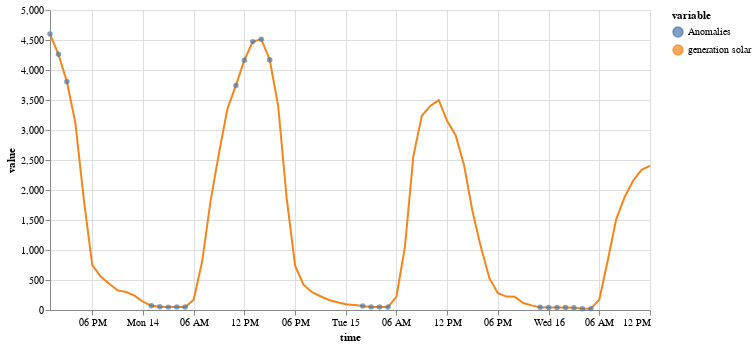

Source (notebook cell):
### Code cell
(
    on.Plot(test[:72])
    .add(on.marks.line)
    .add(on.marks.mark, data=detected_test[:72].rename({"generation solar": "Anomalies"}), type="dot")
    .properties(width=600, height=300)
    .show()
)

### Figure 1 — Vega specification as saved in the notebook (floating-point values rounded to 4 significant figures)
{"$schema": "https://vega.github.io/schema/vega/v5.json", "data": [{"name": "source_0", "values": [{"time": "2015-09-13T13:00:00.000", "variable": "generation solar", "value": 4599.0}, {"time": "2015-09-13T14:00:00.000", "variable": "generation solar", "value": 4261.0}, {"time": "2015-09-13T15:00:00.000", "variable": "generation solar", "value": 3805.0}, {"time": "2015-09-13T16:00:00.000", "variable": "generation solar", "value": 3118.0}, {"time": "2015-09-13T17:00:00.000", "variable": "generation solar", "value": 1844.0}, {"time": "2015-09-13T18:00:00.000", "variable": "generation solar", "value": 747.0}, {"time": "2015-09-13T19:00:00.000", "variable": "generation solar", "value": 557.0}, {"time": "2015-09-13T20:00:00.000", "variable": "generation solar", "value": 436.0}, {"time": "2015-09-13T21:00:00.000", "variable": "generation solar", "value": 327.0}, {"time": "2015-09-13T22:00:00.000", "variable": "generation solar", "value": 300.0}, {"time": "2015-09-13T23:00:00.000", "variable": "generation solar", "value": 240.0}, {"time": "2015-09-14T00:00:00.000", "variable": "generation solar", "value": 138.0}, {"time": "2015-09-14T01:00:00.000", "variable": "generation solar", "value": 69.0}, {"time": "2015-09-14T02:00:00.000", "variable": "generation solar", "value": 55.0}, {"time": "2015-09-14T03:00:00.000", "variable": "generation solar", "value": 48.0}, {"time": "2015-09-14T04:00:00.000", "variable": "generation solar", "value": 52.0}, {"time": "2015-09-14T05:00:00.000", "variable": "generation solar", "value": 51.0}, {"time": "2015-09-14T06:00:00.000", "variable": "generation solar", "value": 170.0}, {"time": "2015-09-14T07:00:00.000", "variable": "generation solar", "value": 803.0}, {"time": "2015-09-14T08:00:00.000", "variable": "generation solar", "value": 1816.0}, {"time": "2015-09-14T09:00:00.000", "variable": "generation solar", "value": 2619.0}, {"time": "2015-09-14T10:00:00.000", "variable": "generation solar", "value": 3354.0}, {"time": "2015-09-14T11:00:00.000", "variable": "generation solar", "value": 3743.0}, {"time": "2015-09-14T12:00:00.000", "variable": "generation solar", "value": 4164.0}, {"time": "2015-09-14T13:00:00.000", "variable": "generation solar", "value": 4473.0}, {"time": "2015-09-14T14:00:00.000", "variable": "generation solar", "value": 4514.0}, {"time": "2015-09-14T15:00:00.000", "variable": "generation solar", "value": 4171.0}, {"time": "2015-09-14T16:00:00.000", "variable": "generation solar", "value": 3403.0}, {"time": "2015-09-14T17:00:00.000", "variable": "generation solar", "value": 1872.0}, {"time": "2015-09-14T18:00:00.000", "variable": "generation solar", "value": 743.0}, {"time": "2015-09-14T19:00:00.000", "variable": "generation solar", "value": 421.0}, {"time": "2015-09-14T20:00:00.000", "variable": "generation solar", "value": 296.0}, {"time": "2015-09-14T21:00:00.000", "variable": "generation solar", "value": 229.0}, {"time": "2015-09-14T22:00:00.000", "variable": "generation solar", "value": 167.0}, {"time": "2015-09-14T23:00:00.000", "variable": "generation solar", "value": 128.0}, {"time": "2015-09-15T00:00:00.000", "variable": "generation solar", "value": 96.0}, {"time": "2015-09-15T01:00:00.000", "variable": "generation solar", "value": 83.0}, {"time": "2015-09-15T02:00:00.000", "variable": "generation solar", "value": 66.0}, {"time": "2015-09-15T03:00:00.000", "variable": "generation solar", "value": 52.0}, {"time": "2015-09-15T04:00:00.000", "variable": "generation solar", "value": 51.0}, {"time": "2015-09-15T05:00:00.000", "variable": "generation solar", "value": 49.0}, {"time": "2015-09-15T06:00:00.000", "variable": "generation solar", "value": 225.0}, {"time": "2015-09-15T07:00:00.000", "variable": "generation solar", "value": 1052.0}, {"time": "2015-09-15T08:00:00.000", "variable": "generation solar", "value": 2569.0}, {"time": "2015-09-15T09:00:00.000", "variable": "generation solar", "value": 3237.0}, {"time": "2015-09-15T10:00:00.000", "variable": "generation solar", "value": 3401.0}, {"time": "2015-09-15T11:00:00.000", "variable": "generation solar", "value": 3498.0}, {"time": "2015-09-15T12:00:00.000", "variable": "generation solar", "value": 3149.0}, {"time": "2015-09-15T13:00:00.000", "variable": "generation solar", "value": 2914.0}, {"time": "2015-09-15T14:00:00.000", "variable": "generation solar", "value": 2412.0}, {"time": "2015-09-15T15:00:00.000", "variable": "generation solar", "value": 1640.0}, {"time": "2015-09-15T16:00:00.000", "variable": "generation solar", "value": 1044.0}, {"time": "2015-09-15T17:00:00.000", "variable": "generation solar", "value": 529.0}, {"time": "2015-09-15T18:00:00.000", "variable": "generation solar", "value": 281.0}, {"time": "2015-09-15T19:00:00.000", "variable": "generation solar", "value": 224.0}, {"time": "2015-09-15T20:00:00.000", "variable": "generation solar", "value": 220.0}, {"time": "2015-09-15T21:00:00.000", "variable": "generation solar", "value": 116.0}, {"time": "2015-09-15T22:00:00.000", "variable": "generation solar", "value": 77.0}, {"time": "2015-09-15T23:00:00.000", "variable": "generation solar", "value": 44.0}, {"time": "2015-09-16T00:00:00.000", "variable": "generation solar", "value": 41.0}, {"time": "2015-09-16T01:00:00.000", "variable": "generation solar", "value": 42.0}, {"time": "2015-09-16T02:00:00.000", "variable": "generation solar", "value": 42.0}, {"time": "2015-09-16T03:00:00.000", "variable": "generation solar", "value": 37.0}, {"time": "2015-09-16T04:00:00.000", "variable": "generation solar", "value": 22.0}, {"time": "2015-09-16T05:00:00.000", "variable": "generation solar", "value": 23.0}, {"time": "2015-09-16T06:00:00.000", "variable": "generation solar", "value": 171.0}, {"time": "2015-09-16T07:00:00.000", "variable": "generation solar", "value": 824.0}, {"time": "2015-09-16T08:00:00.000", "variable": "generation solar", "value": 1512.0}, {"time": "2015-09-16T09:00:00.000", "variable": "generation solar", "value": 1883.0}, {"time": "2015-09-16T10:00:00.000", "variable": "generation solar", "value": 2155.0}, {"time": "2015-09-16T11:00:00.000", "variable": "generation solar", "value": 2337.0}, {"time": "2015-09-16T12:00:00.000", "variable": "generation solar", "value": 2402.0}], "transform": [{"type": "formula", "expr": "toDate(datum['time'])", "as": "time"}]}, {"name": "source_1", "values": [{"time": "2015-09-13T13:00:00.000", "value": 4599.0, "variable": "Anomalies"}, {"time": "2015-09-13T14:00:00.000", "value": 4261.0, "variable": "Anomalies"}, {"time": "2015-09-13T15:00:00.000", "value": 3805.0, "variable": "Anomalies"}, {"time": "2015-09-14T01:00:00.000", "value": 69.0, "variable": "Anomalies"}, {"time": "2015-09-14T02:00:00.000", "value": 55.0, "variable": "Anomalies"}, {"time": "2015-09-14T03:00:00.000", "value": 48.0, "variable": "Anomalies"}, {"time": "2015-09-14T04:00:00.000", "value": 52.0, "variable": "Anomalies"}, {"time": "2015-09-14T05:00:00.000", "value": 51.0, "variable": "Anomalies"}, {"time": "2015-09-14T11:00:00.000", "value": 3743.0, "variable": "Anomalies"}, {"time": "2015-09-14T12:00:00.000", "value": 4164.0, "variable": "Anomalies"}, {"time": "2015-09-14T13:00:00.000", "value": 4473.0, "variable": "Anomalies"}, {"time": "2015-09-14T14:00:00.000", "value": 4514.0, "variable": "Anomalies"}, {"time": "2015-09-14T15:00:00.000", "value": 4171.0, "variable": "Anomalies"}, {"time": "2015-09-15T02:00:00.000", "value": 66.0, "variable": "Anomalies"}, {"time": "2015-09-15T03:00:00.000", "value": 52.0, "variable": "Anomalies"}, {"time": "2015-09-15T04:00:00.000", "value": 51.0, "variable": "Anomalies"}, {"time": "2015-09-15T05:00:00.000", "value": 49.0, "variable": "Anomalies"}, {"time": "2015-09-15T23:00:00.000", "value": 44.0, "variable": "Anomalies"}, {"time": "2015-09-16T00:00:00.000", "value": 41.0, "variable": "Anomalies"}, {"time": "2015-09-16T01:00:00.000", "value": 42.0, "variable": "Anomalies"}, {"time": "2015-09-16T02:00:00.000", "value": 42.0, "variable": "Anomalies"}, {"time": "2015-09-16T03:00:00.000", "value": 37.0, "variable": "Anomalies"}, {"time": "2015-09-16T04:00:00.000", "value": 22.0, "variable": "Anomalies"}, {"time": "2015-09-16T05:00:00.000", "value": 23.0, "variable": "Anomalies"}], "transform": [{"type": "formula", "expr": "toDate(datum['time'])", "as": "time"}]}, {"name": "source_0_color_domain_variable_0", "values": [{"variable": "generation solar"}]}, {"name": "source_1_color_domain_variable_1", "values": [{"variable": "Anomalies"}]}], "marks": [{"type": "group", "name": "layer_0_pathgroup", "from": {"facet": {"data": "source_0", "name": "faceted_path_layer_0_main", "groupby": ["variable"]}}, "encode": {"update": {"width": {"field": {"signal": null, "datum": null, "group": "width", "parent": null}}, "height": {"field": {"signal": null, "datum": null, "group": "height", "parent": null}}}}, "marks": [{"type": "line", "name": "layer_0_marks", "from": {"data": "faceted_path_layer_0_main"}, "sort": {"field": "x"}, "encode": {"update": {"y": {"field": "value", "scale": "y"}, "x": {"field": "time", "scale": "x"}, "stroke": {"field": "variable", "scale": "color"}, "defined": {"signal": "isValid(datum[\"time\"]) && isFinite(+datum[\"time\"]) && isValid(datum[\"value\"]) && isFinite(+datum[\"value\"])"}}}, "style": ["line"]}]}, {"type": "symbol", "name": "layer_1_marks", "from": {"data": "source_1"}, "encode": {"update": {"opacity": {"value": 0.7}, "fill": {"field": "variable", "scale": "color"}, "shape": {"value": "circle"}, "y": {"field": "value", "scale": "y"}, "x": {"field": "time", "scale": "x"}}}, "style": ["circle"]}], "scales": [{"name": "x", "type": "time", "domain": {"fields": [{"data": "source_0", "field": "time"}, {"data": "source_1", "field": "time"}]}, "range": [0, {"signal": "width"}]}, {"name": "y", "type": "linear", "domain": {"fields": [{"data": "source_0", "field": "value"}, {"data": "source_1", "field": "value"}]}, "range": [{"signal": "height"}, 0], "zero": true, "nice": true}, {"name": "color", "type": "ordinal", "domain": {"fields": [{"data": "source_0_color_domain_variable_0", "field": "variable"}, {"data": "source_1_color_domain_variable_1", "field": "variable"}], "sort": true}, "range": "category"}], "axes": [{"scale": "x", "zindex": 0, "aria": false, "labels": false, "gridScale": "y", "ticks": false, "grid": true, "tickCount": {"signal": "ceil(width/40)"}, "maxExtent": 0, "minExtent": 0, "domain": false, "orient": "bottom"}, {"scale": "y", "minExtent": 0, "grid": true, "tickCount": {"signal": "ceil(height/40)"}, "maxExtent": 0, "orient": "left", "gridScale": "x", "domain": false, "aria": false, "labels": false, "ticks": false, "zindex": 0}, {"scale": "x", "title": "time", "orient": "bottom", "zindex": 0, "grid": false, "labelOverlap": true, "labelFlush": true, "tickCount": {"signal": "ceil(width/40)"}}, {"scale": "y", "title": "value", "labelOverlap": true, "tickCount": {"signal": "ceil(height/40)"}, "grid": false, "zindex": 0, "orient": "left"}], "legends": [{"stroke": "color", "symbolType": "circle", "title": "variable", "fill": "color", "encode": {"symbols": {"update": {"opacity": {"value": 0.7}}}}}], "background": "white", "height": 300, "padding": 5, "style": "cell", "width": 600}
